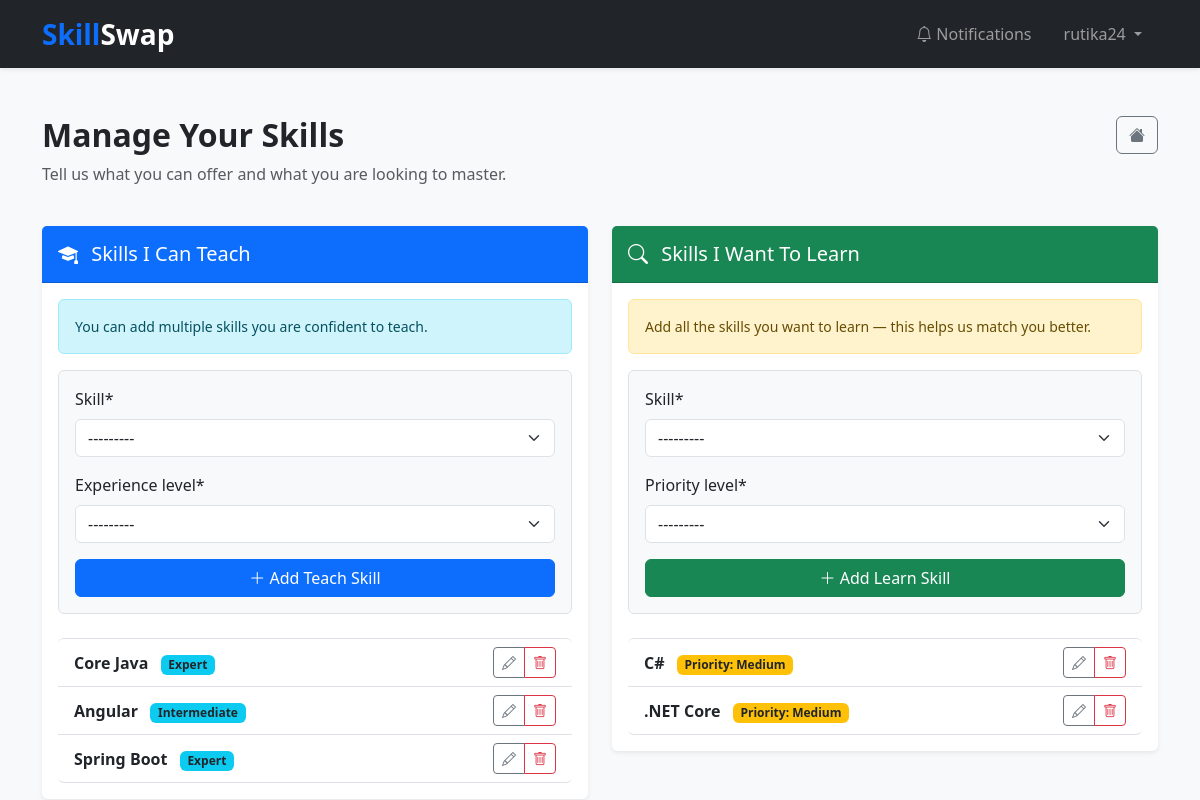
The app's page /skills/select/ (signed in) with its own data.
### skills/models.py (models this page shows, shortened)
class TeachSkill(models.Model):
    LEVEL_CHOICES = (
        ("Beginner", "Beginner"),
        ("Intermediate", "Intermediate"),
        ("Expert", "Expert"),
    )
    user = models.ForeignKey(User, on_delete=models.CASCADE)
    skill = models.ForeignKey(Skill, on_delete=models.CASCADE)
    experience_level = models.CharField(max_length=20, choices=LEVEL_CHOICES)
    class Meta:
        unique_together = ('user', 'skill')

class Skill(models.Model):
    name = models.CharField(max_length=100, unique=True)
    def __str__(self):
        return self.name

class LearnSkill(models.Model):
    PRIORITY_CHOICES = (
        ("Low", "Low"),
        ("Medium", "Medium"),
        ("High", "High"),
    )
    user = models.ForeignKey(User, on_delete=models.CASCADE)
    skill = models.ForeignKey(Skill, on_delete=models.CASCADE)
    priority_level = models.CharField(max_length=20, choices=PRIORITY_CHOICES)
    class Meta:
        unique_together = ('user', 'skill')

### skills/views.py (the view, shortened to what this page needs)
# urls.py: path("select/", views.select_skills, name="select_skills"),
@login_required
def select_skills(request):
    teach_skills = TeachSkill.objects.filter(user=request.user)
    learn_skills = LearnSkill.objects.filter(user=request.user)
    teach_form = TeachSkillForm()
    learn_form = LearnSkillForm()
    return render(
        request,
        "skills/select_skills.html",
        {
            "teach_form": teach_form,
            "learn_form": learn_form,
            "teach_skills": teach_skills,
            "learn_skills": learn_skills,
        },
    )

### skills/forms.py
class TeachSkillForm(forms.ModelForm):
    class Meta:
        model = TeachSkill
        fields = ["skill", "experience_level"]

class LearnSkillForm(forms.ModelForm):
    class Meta:
        model = LearnSkill
        fields = ["skill", "priority_level"]

### templates/skills/select_skills.html
{% extends "base.html" %} {% load crispy_forms_tags %} {% block content %}
<div class="row mb-4">
  <div class="col">
    <h2 class="fw-bold">Manage Your Skills</h2>
    <p class="text-muted">
      Tell us what you can offer and what you are looking to master.
    </p>
  </div>
  <div class="col-auto">
    <a href="{% url 'dashboard' %}" class="btn btn-outline-secondary">
      <i class="bi bi-house-fill"></i>
    </a>
  </div>
</div>
<div class="row g-4">
  <div class="col-md-6">
    <div class="card border-0 shadow-sm">
      <div class="card-header bg-primary text-white py-3">
        <h5 class="card-title mb-0">
          <i class="bi bi-mortarboard-fill me-2"></i> Skills I Can Teach
        </h5>
      </div>
      <div class="card-body">
        <div class="alert alert-info small">
          You can add multiple skills you are confident to teach.
        </div>
        <form method="post" class="mb-4 bg-light p-3 rounded border">
          {% csrf_token %} {{ teach_form|crispy }}
          <button class="btn btn-primary w-100" name="teach_form">
            <i class="bi bi-plus-lg"></i> Add Teach Skill
          </button>
        </form>
        <div class="list-group">
          {% for s in teach_skills %}
          <div
            class="list-group-item d-flex justify-content-between align-items-center border-start-0 border-end-0"
          >
            <div>
              <span class="fw-bold text-dark">{{ s.skill }}</span>
              <span class="badge bg-info text-dark ms-2"
                >{{ s.experience_level }}</span
              >
            </div>
            <div class="btn-group" role="group">
              <a
                href="{% url 'edit_teach_skill' s.id %}"
                class="btn btn-sm btn-outline-secondary"
              >
                <i class="bi bi-pencil"></i>
              </a>
              <a
                href="{% url 'delete_teach_skill' s.id %}"
                class="btn btn-sm btn-outline-danger"
                onclick="return confirm('Delete this skill?');"
              >
                <i class="bi bi-trash"></i>
              </a>
            </div>
          </div>
          {% empty %}
          <div class="text-center py-3 text-muted">
            <i class="bi bi-emoji-expressionless fs-2"></i>
            <p>No teaching skills added yet.</p>
          </div>
          {% endfor %}
        </div>
      </div>
    </div>
  </div>
  <div class="col-md-6">
    <div class="card border-0 shadow-sm">
      <div class="card-header bg-success text-white py-3">
        <h5 class="card-title mb-0">
          <i class="bi bi-search me-2"></i> Skills I Want To Learn
        </h5>
      </div>
      <div class="card-body">
        <div class="alert alert-warning small">
          Add all the skills you want to learn — this helps us match you better.
        </div>
        <form method="post" class="mb-4 bg-light p-3 rounded border">
          {% csrf_token %} {{ learn_form|crispy }}
          <button class="btn btn-success w-100" name="learn_form">
            <i class="bi bi-plus-lg"></i> Add Learn Skill
          </button>
        </form>
        <div class="list-group">
          {% for s in learn_skills %}
          <div
            class="list-group-item d-flex justify-content-between align-items-center border-start-0 border-end-0"
          >
            <div>
              <span class="fw-bold text-dark">{{ s.skill }}</span>
              <span class="badge bg-warning text-dark ms-2"
                >Priority: {{ s.priority_level }}</span
              >
            </div>
            <div class="btn-group" role="group">
              <a
                href="{% url 'edit_learn_skill' s.id %}"
                class="btn btn-sm btn-outline-secondary"
              >
                <i class="bi bi-pencil"></i>
              </a>
              <a
                href="{% url 'delete_learn_skill' s.id %}"
                class="btn btn-sm btn-outline-danger"
                onclick="return confirm('Delete this skill?');"
              >
                <i class="bi bi-trash"></i>
              </a>
            </div>
          </div>
          {% empty %}
          <div class="text-center py-3 text-muted">
            <i class="bi bi-emoji-expressionless fs-2"></i>
            <p>No learning skills added yet.</p>
          </div>
          {% endfor %}
        </div>
      </div>
    </div>
  </div>
</div>
{% endblock %}

### templates/base.html (shortened to what this page needs)
<!DOCTYPE html>
<html>
  <head>
    <link rel="stylesheet" href="https://cdn.jsdelivr.net/npm/bootstrap@5.3.2/dist/css/bootstrap.min.css" />
    <link rel="stylesheet" href="https://cdn.jsdelivr.net/npm/bootstrap-icons@1.11.1/font/bootstrap-icons.css">
  </head>
  <body class="bg-light">
    <nav class="navbar navbar-expand-lg navbar-dark bg-dark shadow-sm mb-5">
      <div class="container">
        <a class="navbar-brand fw-bold fs-3" href="/">
          <span class="text-primary">Skill</span>Swap
        </a>
        <div class="collapse navbar-collapse" id="navbarNav">
          <ul class="navbar-nav ms-auto align-items-lg-center">
            {% if request.user.is_authenticated %}
            <li class="nav-item">
              <a class="nav-link px-3" href="{% url 'my_notifications' %}">
                <i class="bi bi-bell"></i> Notifications
              </a>
            </li>
            <li class="nav-item dropdown px-lg-2">
              <a class="nav-link dropdown-toggle" href="#" role="button" data-bs-toggle="dropdown" aria-expanded="false">
                {{ request.user.username }}
              </a>
            </li>
            {% endif %}
          </ul>
        </div>
      </div>
    </nav>
    <div class="container">
        {% block content %}{% endblock %}
    </div>
  </body>
</html>

### records on screen
TeachSkill: skill "Core Java", experience_level "Expert"
TeachSkill: skill "Angular", experience_level "Intermediate"
TeachSkill: skill "Spring Boot", experience_level "Expert"
LearnSkill: skill "C#", priority_level "Medium"
LearnSkill: skill ".NET Core", priority_level "Medium"

### other values on screen
{{ request.user.username }} "rutika24"
